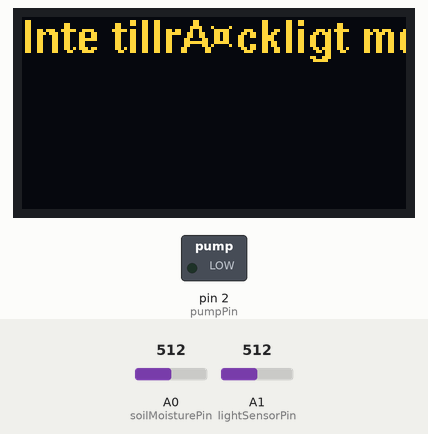
Simulated run of this sketch. Board: Arduino Uno, built with avr-gcc and run on an emulated ATmega328P. On the bench: 128×64 one-colour display, switched loads named in the sketch (green lamp = pin HIGH). The test bench sets the inputs (shaded band); at power-on: A0 (soilMoisturePin) = 512, A1 (lightSensorPin) = 512. The OLED is the two-colour kind (top 16 rows yellow); what the sketch prints to the serial monitor is not drawn.

Above: at 2.0 s.
2.1 s: A0 (soilMoisturePin) set to 590
3.6 s: A0 (soilMoisturePin) set to 618
At 5.8 s:
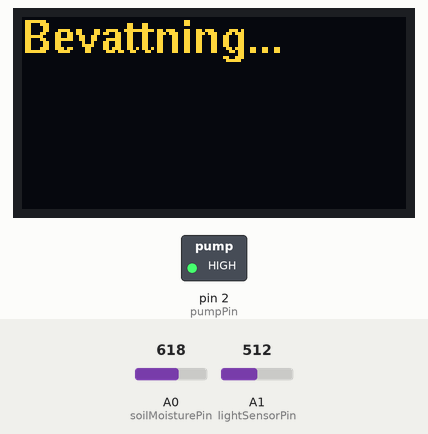
6.1 s: A0 (soilMoisturePin) set to 512
7.6 s: A0 (soilMoisturePin) set to 483
At 8.7 s:
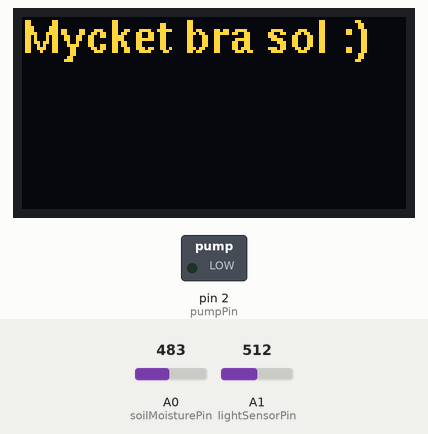
9.2 s: A0 (soilMoisturePin) set to 510
At 11.0 s:
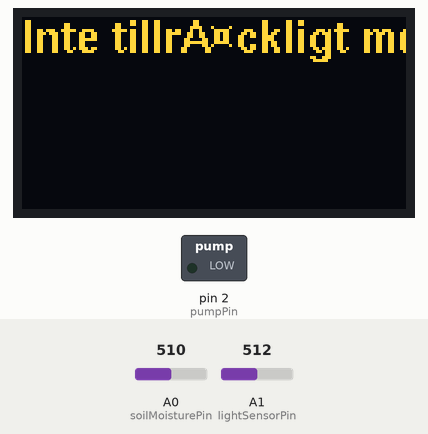
11.5 s: A0 (soilMoisturePin) set to 610
At 12.6 s:
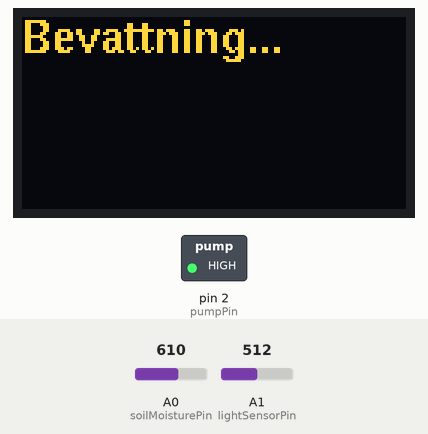
Timing chart, 0 to 14.5 s (numbered marks = the images above; inputs shaded):
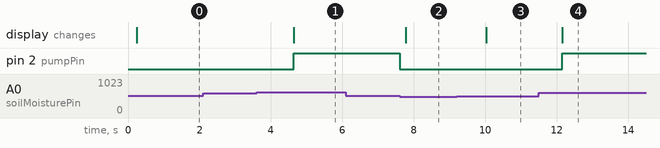

The sketch:

Plant_system.ino
```cpp
#include <U8glib.h>
#include <Wire.h>

const int soilMoisturePin = A0;               // Analog pin för jordfuktighetssensorn
const int pumpPin = 2;                        // Pin för pumpen
#define lightSensorPin A1                      // Analog pin för ljussensorn

U8GLIB_SSD1306_128X64 oled(U8G_I2C_OPT_NO_ACK); // Instans av U8glib för OLED-skärmen

static int lastSoilMoisture = -1;             // Variabel för att spara föregående värde av jordfuktighet
static int lastLightSensorValue = -1;          // Variabel för att spara föregående värde av ljussensorn

void setup() {
  pinMode(pumpPin, OUTPUT);
  digitalWrite(pumpPin, LOW);
  Serial.begin(9600);
  Wire.begin();
  oled.setFont(u8g_font_helvB10);             // Använd HelvB10-fonten på OLED-skärmen
}

void loop() {
  int soilMoisture = analogRead(soilMoisturePin);
  int lightSensorValue = analogRead(lightSensorPin);

  if (soilMoisture != lastSoilMoisture || lightSensorValue != lastLightSensorValue) {
    Serial.print("Jordfuktighet: ");
    Serial.println(soilMoisture);
    Serial.print("Ljussensorvärde: ");
    Serial.println(lightSensorValue);

    if (soilMoisture >= 600) {
      // Jord är torr, påbörja bevattning
      updateOled("Bevattning...");
      digitalWrite(pumpPin, HIGH);

      // Fortsätt bevattning tills jordfuktighet är under eller lika med 350
      while (soilMoisture > 500) {
        soilMoisture = analogRead(soilMoisturePin);// Du kan lägga till en fördröjning här om det behövs
        Serial.println(soilMoisture);
      }

      // Stoppa bevattning
      digitalWrite(pumpPin, LOW);
      updateOled("Mycket bra sol :)");
    } else {
      // Jordfuktighet är inom acceptabla nivåer
      if (lightSensorValue >= 100) {
        updateOled("Inte tillräckligt med sol!");
      } else {
        updateOled("Mycket bra sol :)");
      }
      digitalWrite(pumpPin, LOW); // Se till att pumpen är avstängd
    }

    lastSoilMoisture = soilMoisture;
    lastLightSensorValue = lightSensorValue;
  }

  delay(1000);
}

//Input: string. Output: skriver stringen på skärmen

void updateOled(String text) {
  oled.firstPage();
  do {
    oled.setFontPosTop();
    oled.drawStr(0, 0, text.c_str());
  } while ( oled.nextPage());
}
```

Measured:
- the behaviour switches between 599 and 600 on A0 (soilMoisturePin) (found by bisection; images 0 and 1)
- the behaviour switches between 501 and 500 on A0 (soilMoisturePin) (found by bisection; images 1 and 2)
- after the input at 2.1 s, every drawn part: stays the same
- after the input at 3.6 s, pin 2 (pumpPin): LOW → HIGH after 1.0 s; the display: changes after 1.0 s (image 1)
- after the input at 6.1 s, every drawn part: stays the same
- after the input at 7.6 s, pin 2 (pumpPin): HIGH → LOW at once; the display: changes after 0.17 s (image 2)
- after the input at 9.2 s, the display: changes after 0.82 s (image 3)
- after the input at 11.5 s, pin 2 (pumpPin): LOW → HIGH after 0.66 s; the display: changes after 0.66 s (image 4)
